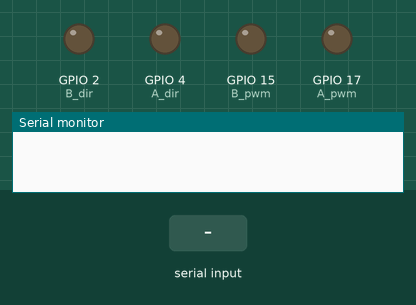
Recording of a sketch running on a simulated ESP32. Parts: output pins drawn as LEDs (lit = HIGH), the last lines printed to the serial monitor. The inputs (shaded band) are chosen by the test bench.

Above: at 1.2 s.
1.3 s: "B" received over Serial
At 2.3 s:
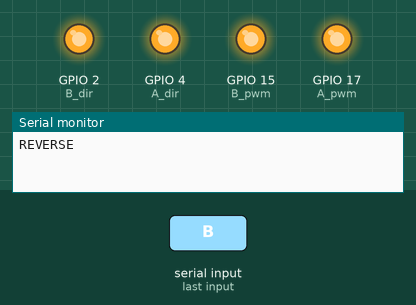
2.8 s: "F" received over Serial
At 3.4 s:
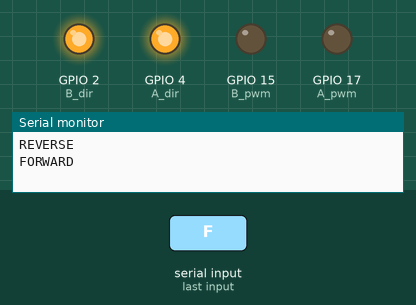
4.3 s: "R" received over Serial
At 4.6 s:
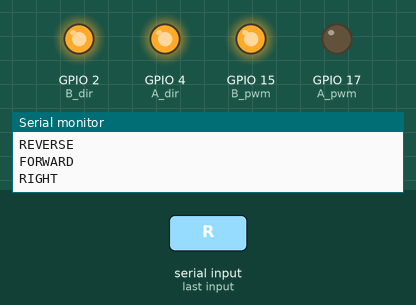
5.8 s: "L" received over Serial
At 6.9 s:
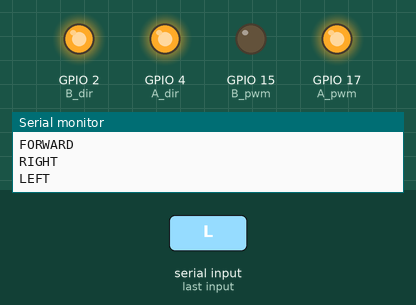
7.3 s: "S" received over Serial
At 8.0 s:
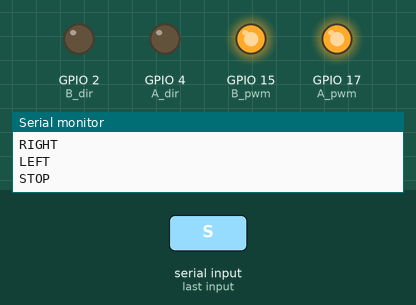
Timing chart, 0 to 9.8 s (numbered marks = the images above; inputs shaded):
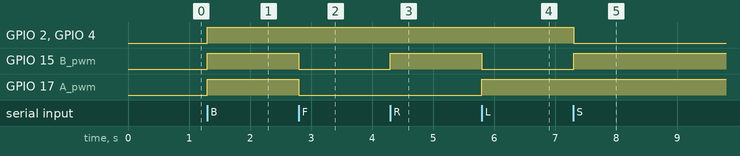

The sketch:

Serial_bot.ino
```cpp
#define A_pwm 17
#define A_dir 4
#define B_pwm 15
#define B_dir 2

const int frecuencia = 115200;
const int resolucion = 8;

void setup() {
  // put your setup code here, to run once:
  pinMode(A_pwm, OUTPUT);
  pinMode(A_dir, OUTPUT);
  pinMode(B_pwm, OUTPUT);
  pinMode(B_dir, OUTPUT);

  ledcAttach(A_pwm, frecuencia, resolucion);
  ledcAttach(B_pwm, frecuencia, resolucion);

  Serial.begin(115200);
}

void loop() {
  if (Serial.available() > 0){
    char c = Serial.read();
    if (c == 'B'){
      Serial.println("REVERSE");
      setPower(true, 1, 255);
      setPower(false, 1, 255);
    }
    else if (c == 'F'){
      Serial.println("FORWARD");
      setPower(true, 1, 0);
      setPower(false, 1, 0);
    }
    else if (c == 'R'){
      Serial.println("RIGHT");
      setPower(true, 1, 0);
      setPower(false, 1, 255);
    }
    else if (c== 'L'){
      Serial.println("LEFT");
      setPower(true, 1, 255);
      setPower(false, 1, 0);
    }
    else if (c== 'S'){
      Serial.println("STOP");
      setPower(true, 0, 255);
      setPower(false, 0, 255);
    }
  }
}

void setPower(bool isR, int isE, int vel){
  if (isR) {
    digitalWrite(A_dir, isE);
    ledcWrite(A_pwm, vel);
  }
  else if (!isR) {
    digitalWrite(B_dir, isE);
    ledcWrite(B_pwm, vel);
  }
}
```

Measured:
- after the input at 1.3 s, GPIO 2 (B_dir), GPIO 4 (A_dir), GPIO 15 (B_pwm), GPIO 17 (A_pwm): LOW → HIGH at once
- after the input at 2.8 s, GPIO 15 (B_pwm), GPIO 17 (A_pwm): HIGH → LOW at once
- after the input at 4.3 s, GPIO 15 (B_pwm): LOW → HIGH at once
- after the input at 5.8 s, GPIO 15 (B_pwm): HIGH → LOW at once; GPIO 17 (A_pwm): LOW → HIGH at once
- after the input at 7.3 s, GPIO 2 (B_dir), GPIO 4 (A_dir): HIGH → LOW at once; GPIO 15 (B_pwm): LOW → HIGH at once
